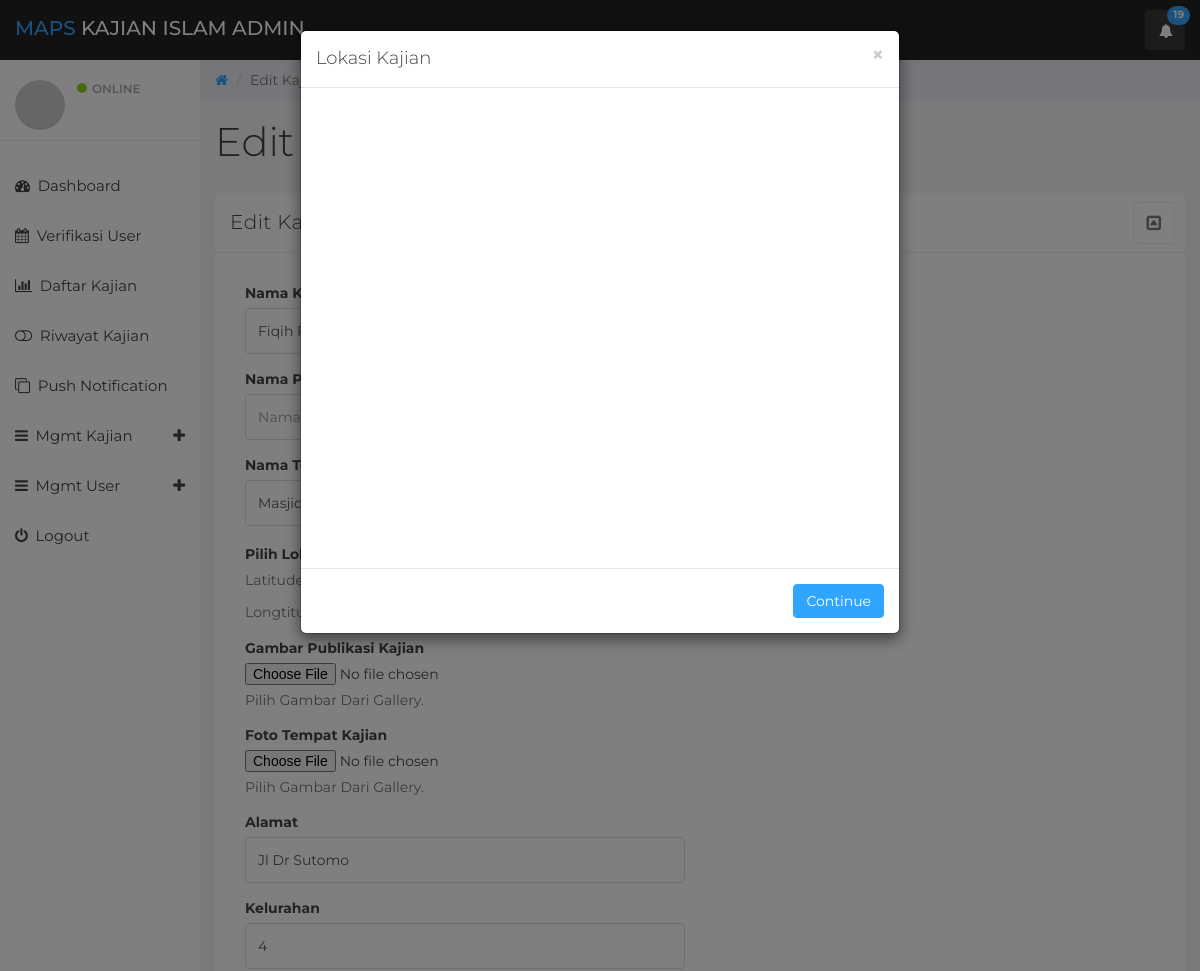
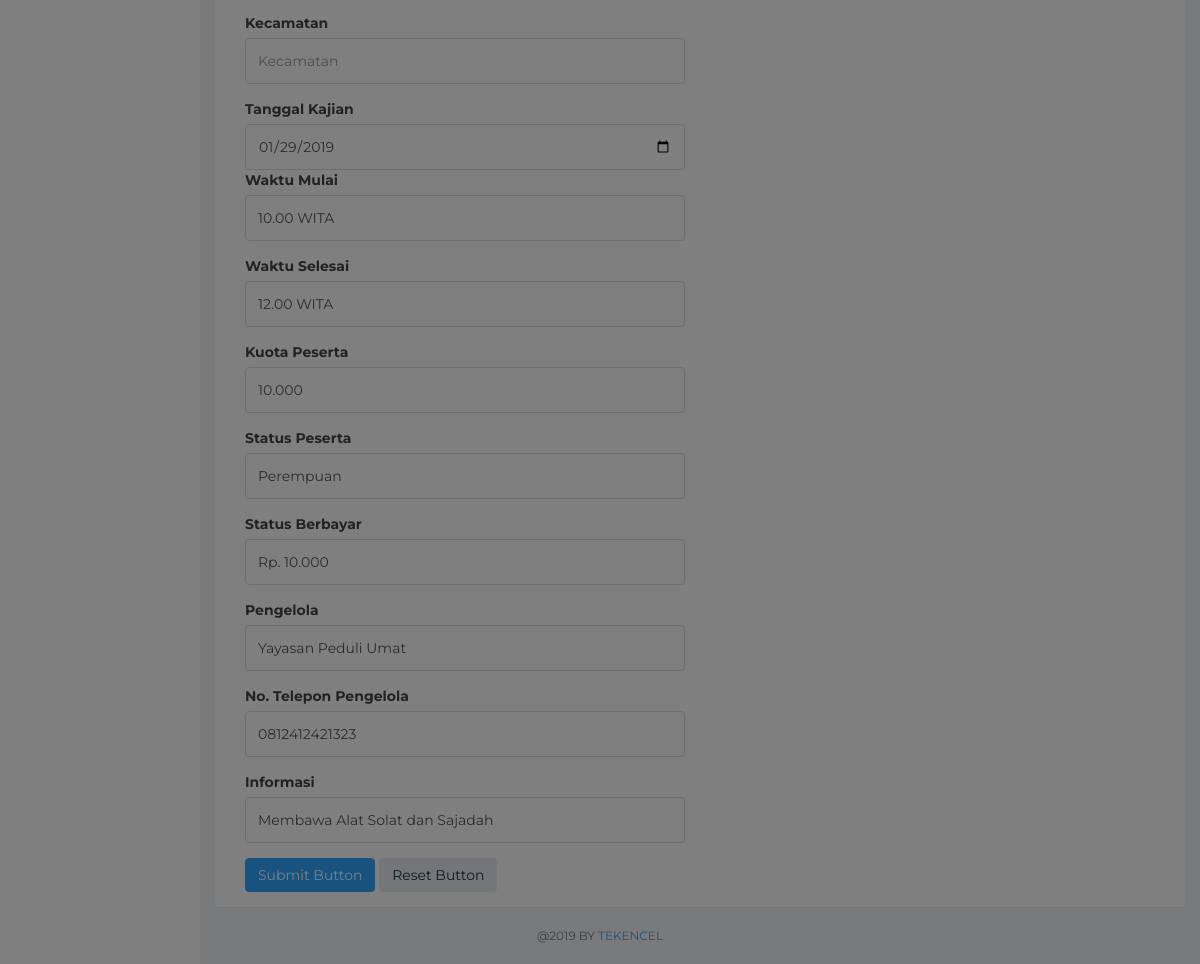
Page /SIGKajianIslam2/WebKajianIslam/NewEditKajian.php?id=20 on the committed database (2 pictures, top to bottom).
### tables this page shows
CREATE TABLE `formkajian` (
  `id_kajian` int(11) NOT NULL,
  `namakajian` varchar(100) NOT NULL,
  `namapemateri` varchar(255) NOT NULL,
  `namatempat` varchar(255) NOT NULL,
  `lat` float NOT NULL,
  `lng` float NOT NULL,
  `fotoposter` text NOT NULL,
  `fototempat` text NOT NULL,
  `alamat` varchar(255) NOT NULL,
  `kelurahan` varchar(25) NOT NULL,
  `kecamatan` varchar(25) NOT NULL,
  `tanggalkajian` date NOT NULL,
  `waktumulai` varchar(30) NOT NULL,
  `waktuselesai` varchar(30) NOT NULL,
  `kuota` varchar(20) NOT NULL,
  `statuspeserta` varchar(20) NOT NULL,
  `statuskajian` varchar(30) NOT NULL,
  `statusberbayar` varchar(20) NOT NULL,
  `Pengelola` varchar(255) NOT NULL,
  `kontakpengelola` varchar(20) NOT NULL,
  `informasi` varchar(255) NOT NULL,
  `id_username` int(11) NOT NULL
);

### SIGKajianIslam2/WebKajianIslam/NewEditKajian.php (the view, shortened to what this page needs)
<?php
include('../settings/koneksi.php') ;
$id = $_GET['id'];
$result = mysqli_query($con, "SELECT * FROM formkajian WHERE id_kajian=$id");
while($data = mysqli_fetch_array($result))
{
	$latitude = $data['lat'];
	$longtitude = $data['lng'];
	$alamat = $data['alamat'];
	$kelurahan = $data['kelurahan'];
	$kecamatan = $data['kecamatan'];
	$tanggalkajian = $data['tanggalkajian'];
	$waktumulai = $data['waktumulai'];
	$waktuselesai = $data['waktuselesai'];
	$kuota = $data['kuota'];
	$statuspeserta = $data['statuspeserta'];
	$statusberbayar = $data['statusberbayar'];
	$pengelola = $data['Pengelola'];
	$kontakpengelola = $data['kontakpengelola'];
	$informasi = $data['informasi'];
	$finformasi= str_replace("/", "'", $informasi);
}
?>
<!DOCTYPE html>
<html>
<head>
	<link rel="stylesheet" type="text/css" href="http://cdn.leafletjs.com/leaflet/v0.7.7/leaflet.css" />
</head>
<body>
	<?php include('header.php') ?>
	<?php include('sidebar.php') ?>
	<div class="col-sm-9 col-sm-offset-3 col-lg-10 col-lg-offset-2 main">
		<div class="row">
			<ol class="breadcrumb">
				<li><a href="#">
					<em class="fa fa-home"></em>
				</a></li>
				<li class="active">Edit Kajian</li>
			</ol>
		</div>
		<div class="row">
			<div class="col-lg-12">
				<h1 class="page-header">Edit Kajian</h1>
			</div>
		</div>
		<div class="row">
			<div class="col-md-12">
				<div class="panel panel-default">
					<div class="panel-heading">
						Edit Kajian
						<span class="pull-right clickable panel-toggle panel-button-tab-left"><em class="fa fa-toggle-up"></em></span></div>
						<div class="panel-body">
						<div class="col-md-6">
							<form role="form" method="post" action="service/function.php?id=<?php echo $id ?>"enctype="multipart/form-data">
									<div class="form-group">
									<label>Nama Kajian</label>
									</div>
									<div class="form-group">
									<label>Nama Pemateri</label>
									</div>
									<div class="form-group">
									<label>Nama Tempat Kajian</label>
									</div>
									<div class="form-group" >
									<label>Pilih Lokasi Kajian</label>
									<p>Latitude : <input type="text" id="lat-data" name="latitude" style="border:none" value=<?php echo $latitude;?> readonly></p>
									<p>Longtitude: <input type="text" id="lng-data" name="longtitude" style="border:none" value=<?php echo $longtitude;?> readonly></p>
									<div class="modal fade" id="modal" role="dialog">
										<div class="modal-dialog">
											<div class="modal-content">
												<div class="modal-header">
													<button type="button" class="close" data-dismiss="modal">&times;</button>
													<h4 class="modal-title">Lokasi Kajian</h4>
												</div>
												<div class="modal-body">
													<div class="panel-body" id="map-canvas" ></div>
												</div>
												<div class="modal-footer">
													<button type="button" data-dismiss="modal" class="btn btn-primary" data-value="1">Continue</button>
												</div>
											</div>
										</div>
									</div>
									</div>
									<div class="form-group">
									<label>Gambar Publikasi Kajian</label>
									<input type="file" id="gambarpublikasikajian" name="satu" required>
									<p class="help-block">Pilih Gambar Dari Gallery.</p>
									</div>
									<div class="form-group">
									<label>Foto Tempat Kajian</label>
									<input type="file" id="gambartempatkajian" name="dua" required>
									<p class="help-block">Pilih Gambar Dari Gallery.</p>
									</div>
									<div class="form-group">
									<label>Alamat</label>
									<input class="form-control" placeholder="alamat" name="alamat" value="<?php echo $alamat;?>">
									</div>
									<div class="form-group">
									<label>Kelurahan</label>
									<input class="form-control" placeholder="Kelurahan" name="kelurahan" value="<?php echo $kelurahan;?>">
									</div>
									<div class="form-group">
									<label>Kecamatan</label>
									<input class="form-control" placeholder="Kecamatan" name="kecamatan" value="<?php echo $kecamatan;?>">
									</div>
									<div>
									<label>Tanggal Kajian</label>
									<input type="date" class="form-control" placeholder="Tanggal Kajian" name="tanggalkajian" value="<?php echo $tanggalkajian;?>">
									</div>
									<div class="form-group">
									<label>Waktu Mulai</label>
									<input class="form-control" placeholder="Waktu Mulai" name="waktumulai" value="<?php echo $waktumulai;?>">
									</div>
									<div class="form-group">
									<label>Waktu Selesai</label>
									<input class="form-control" placeholder="Waktu Selesai" name="waktuselesai" value="<?php echo $waktuselesai;?>">
									</div>
									<div class="form-group">
									<label>Kuota Peserta</label>
									<input class="form-control" placeholder="Kuota Peserta" name="kuotapeserta" value="<?php echo $kuota;?>">
									</div>
									<div class="form-group">
									<label>Status Peserta</label>
									<input class="form-control" placeholder="Laki-Laki/Perempuan/Umum" name="statuspeserta" value="<?php echo $statuspeserta;?>">
									</div>
									<div class="form-group">
									<label>Status Berbayar</label>
									<input class="form-control" placeholder="Berbayar Rp...../Gratis" name="statusberbayar" value="<?php echo $statusberbayar;?>">
									</div>
									<div class="form-group">
									<label>Pengelola</label>
									<input class="form-control" placeholder="Pengelola" name="pengelola" value="<?php echo $pengelola;?>">
									</div>
									<div class="form-group">
									<label>No. Telepon Pengelola</label>
									<input class="form-control" placeholder="No. Telp Pengelola" name="kontakpengelola" value="<?php echo $kontakpengelola;?>">
									</div>
									<div class="form-group">
									<label>Informasi</label>
									<input class="form-control" placeholder="Informasi" name="informasi" value="<?php echo $finformasi;?>">
									</div>
									<button type="submit" class="btn btn-primary" name="EditKajian" onclick="return(validate());">Submit Button</button>
									<button type="reset" class="btn btn-default">Reset Button</button>
								</div>
									<div class="form-group">
									<label id="nmaGmbr">Preview Gambar Publikasi</label>
									<br/>
									</div>
									<div class="form-group">
									<label id="nmaGmbr2">Preview Foto Tempat</label>
									<br/>
									</div>
						</div>
						</div>
				</div>
			</div>
		</div>
<?php include('footer.php') ?>
</body>
</html>

### SIGKajianIslam2/WebKajianIslam/header.php (shortened to what this page needs)
<head>
	<link href="css/bootstrap.min.css" rel="stylesheet">
	<link href="css/font-awesome.min.css" rel="stylesheet">
	<link href="css/datepicker3.css" rel="stylesheet">
	<link href="css/styles.css" rel="stylesheet">
</head>
<body>
	<nav class="navbar navbar-custom navbar-fixed-top" role="navigation">
		<div class="container-fluid">
			<div class="navbar-header">
				<a class="navbar-brand" href="#"><span>MAPS </span>Kajian Islam ADMIN </a>
				<?php $query = mysqli_query($con,"SELECT COUNT(*) FROM username WHERE status = 'BelumVerifikasi'"); while ($data = mysqli_fetch_array($query))
						{
							$total = $data['COUNT(*)'];
						}
				?>
				<ul class="nav navbar-top-links navbar-right">
					<li class="dropdown"><a class="dropdown-toggle count-info" data-toggle="dropdown" href="#">
						<em class="fa fa-bell"></em><span class="label label-info"><?php echo $total; ?></span>
					</a>
					</li>
				</ul>
			</div>
		</div>
	</nav>
</body>

### SIGKajianIslam2/WebKajianIslam/sidebar.php (shortened to what this page needs)
<?php
$part = basename($_SERVER['PHP_SELF'], ".php");
?>
<div id="sidebar-collapse" class="col-sm-3 col-lg-2 sidebar">
		<div class="profile-sidebar">
			<div class="profile-userpic">
				<img src="http://placehold.it/50/30a5ff/fff" class="img-responsive" alt="">
			</div>
			<div class="profile-usertitle">
				<div class="profile-usertitle-status"><span class="indicator label-success"></span>Online</div>
			</div>
		</div>
		<ul class="nav menu">
			<li class="<?php if ($part=="dashboard") {echo "active"; } else  {echo "noactive";}?>"><a href="NewDashboard.php"><em class="fa fa-dashboard">&nbsp;</em> Dashboard</a></li>
			<li class="<?php if ($part=="") {echo "active"; } else  {echo "noactive";}?>"><a href="VerifikasiUser.php"><em class="fa fa-calendar">&nbsp;</em> Verifikasi User</a></li>
			<li class="<?php if ($part=="DaftarBencana") {echo "active"; } else  {echo "noactive";}?>"><a href="ListKajian.php"><em class="fa fa-bar-chart">&nbsp;</em> Daftar Kajian</a></li>
<li class="<?php if ($part=="") {echo "active"; } else  {echo "noactive";}?>"><a href="newlap.php"><em class="fa fa-toggle-off">&nbsp;</em> Riwayat Kajian</a></li>
			<li class="<?php if ($part=="") {echo "active"; } else  {echo "noactive";}?>"><a href="service/PushNotification.php"><em class="fa fa-clone">&nbsp;</em> Push Notification</a></li>
			<li class="parent "><a data-toggle="collapse" href="#sub-item-1">
				<em class="fa fa-navicon">&nbsp;</em> Mgmt Kajian <span data-toggle="collapse" href="#sub-item-1" class="icon pull-right"><em class="fa fa-plus"></em></span>
				</a>
			</li>
			<li class="parent "><a data-toggle="collapse" href="#sub-item-3">
				<em class="fa fa-navicon">&nbsp;</em> Mgmt User <span data-toggle="collapse" href="#sub-item-3" class="icon pull-right"><em class="fa fa-plus"></em></span>
				</a>
			</li>
			<li><a href="service/logout.php"><em class="fa fa-power-off">&nbsp;</em> Logout</a></li>
		</ul>
	</div>

### SIGKajianIslam2/WebKajianIslam/footer.php (shortened to what this page needs)
<div class="col-sm-12">
	<p class="back-link">@2019 By <a href="https://www.instagram.com/jeki_ansari/">Tekencel</a></p>
</div>

### SIGKajianIslam2/WebKajianIslam/NewEditKajian.php (style rules this page uses)
#map-canvas { height: 450px;width: 100%; }

### rows in the picture
formkajian: alamat "Jl Dr Sutomo", kelurahan "4", tanggalkajian "01/29/2019", waktumulai "10.00 WITA", waktuselesai "12.00 WITA", kuotapeserta "10.000", statuspeserta "Perempuan", statusberbayar "Rp. 10.000", pengelola "Yayasan Peduli Umat", kontakpengelola "0812412421323", informasi "Membawa Alat Solat dan Sajadah"

### other values in the picture
$total "19"
